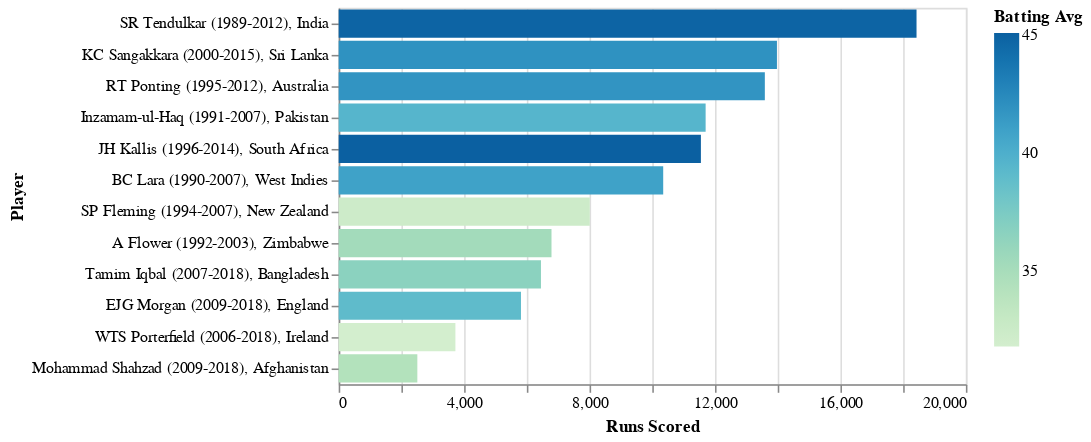

This figure's notebook cell:
### Code cell
country_top_scorers_chart

### Figure 1 — Vega-Lite specification as saved in the notebook (floating-point values rounded to 4 significant figures)
{"config": {"background": "white", "view": {"continuousWidth": 400, "continuousHeight": 300}, "axis": {"labelLimit": 300}}, "data": {"name": "data-e579cd68052fbec6665ba055c55a17a0"}, "mark": "bar", "encoding": {"color": {"type": "quantitative", "field": "Batting Avg", "scale": {"scheme": "greenblue"}}, "x": {"type": "quantitative", "field": "Runs Scored"}, "y": {"type": "nominal", "field": "Labels", "sort": {"field": "Runs Scored", "op": "sum", "order": "descending"}, "title": "Player"}}, "$schema": "https://vega.github.io/schema/vega-lite/v4.8.1.json", "datasets": {"data-e579cd68052fbec6665ba055c55a17a0": [{"Player": "EJG Morgan (2009-2018)", "Career Span": "2009-2018", "Career Start": 2009, "Career End": 2018, "Matches Played": 189, "Innings Batted": 176.0, "Not Outs": 27.0, "Runs Scored": 5813.0, "Highest Innings Score": "124*", "Highest Innings Score Num": "124", "Batting Avg": 39.01, "Balls Faced": 6310.0, "Batting Strike Rate": 92.12, "Hundreds Scored": 10.0, "Scores Of Fifty Or More": 36.0, "Ducks Scored": 11.0, "Country": "England", "Player Count": 1, "5000+ Runs Scored": 1, "40+ Batting Avg": 0, "90+ Batting Strike Rate": 1, "Labels": "EJG Morgan (2009-2018), England"}, {"Player": "RT Ponting (1995-2012)", "Career Span": "1995-2012", "Career Start": 1995, "Career End": 2012, "Matches Played": 374, "Innings Batted": 364.0, "Not Outs": 39.0, "Runs Scored": 13590.0, "Highest Innings Score": "164", "Highest Innings Score Num": "164", "Batting Avg": 41.81, "Balls Faced": 16940.0, "Batting Strike Rate": 80.19, "Hundreds Scored": 29.0, "Scores Of Fifty Or More": 82.0, "Ducks Scored": 20.0, "Country": "Australia", "Player Count": 1, "5000+ Runs Scored": 1, "40+ Batting Avg": 1, "90+ Batting Strike Rate": 0, "Labels": "RT Ponting (1995-2012), Australia"}, {"Player": "JH Kallis (1996-2014)", "Career Span": "1996-2014", "Career Start": 1996, "Career End": 2014, "Matches Played": 323, "Innings Batted": 309.0, "Not Outs": 53.0, "Runs Scored": 11550.0, "Highest Innings Score": "139", "Highest Innings Score Num": "139", "Batting Avg": 45.11, "Balls Faced": 15790.0, "Batting Strike Rate": 73.13, "Hundreds Scored": 17.0, "Scores Of Fifty Or More": 86.0, "Ducks Scored": 17.0, "Country": "South Africa", "Player Count": 1, "5000+ Runs Scored": 1, "40+ Batting Avg": 1, "90+ Batting Strike Rate": 0, "Labels": "JH Kallis (1996-2014), South Africa"}, {"Player": "BC Lara (1990-2007)", "Career Span": "1990-2007", "Career Start": 1990, "Career End": 2007, "Matches Played": 295, "Innings Batted": 285.0, "Not Outs": 32.0, "Runs Scored": 10350.0, "Highest Innings Score": "169", "Highest Innings Score Num": "169", "Batting Avg": 40.9, "Balls Faced": 13000.0, "Batting Strike Rate": 79.62, "Hundreds Scored": 19.0, "Scores Of Fifty Or More": 62.0, "Ducks Scored": 14.0, "Country": "West Indies", "Player Count": 1, "5000+ Runs Scored": 1, "40+ Batting Avg": 1, "90+ Batting Strike Rate": 0, "Labels": "BC Lara (1990-2007), West Indies"}, {"Player": "SP Fleming (1994-2007)", "Career Span": "1994-2007", "Career Start": 1994, "Career End": 2007, "Matches Played": 279, "Innings Batted": 268.0, "Not Outs": 21.0, "Runs Scored": 8007.0, "Highest Innings Score": "134*", "Highest Innings Score Num": "134", "Batting Avg": 32.41, "Balls Faced": 11210.0, "Batting Strike Rate": 71.4, "Hundreds Scored": 8.0, "Scores Of Fifty Or More": 49.0, "Ducks Scored": 17.0, "Country": "New Zealand", "Player Count": 1, "5000+ Runs Scored": 1, "40+ Batting Avg": 0, "90+ Batting Strike Rate": 0, "Labels": "SP Fleming (1994-2007), New Zealand"}, {"Player": "SR Tendulkar (1989-2012)", "Career Span": "1989-2012", "Career Start": 1989, "Career End": 2012, "Matches Played": 463, "Innings Batted": 452.0, "Not Outs": 41.0, "Runs Scored": 18430.0, "Highest Innings Score": "200*", "Highest Innings Score Num": "200", "Batting Avg": 44.83, "Balls Faced": 21370.0, "Batting Strike Rate": 86.23, "Hundreds Scored": 49.0, "Scores Of Fifty Or More": 96.0, "Ducks Scored": 20.0, "Country": "India", "Player Count": 1, "5000+ Runs Scored": 1, "40+ Batting Avg": 1, "90+ Batting Strike Rate": 0, "Labels": "SR Tendulkar (1989-2012), India"}, {"Player": "Inzamam-ul-Haq (1991-2007)", "Career Span": "1991-2007", "Career Start": 1991, "Career End": 2007, "Matches Played": 375, "Innings Batted": 348.0, "Not Outs": 52.0, "Runs Scored": 11700.0, "Highest Innings Score": "137*", "Highest Innings Score Num": "137", "Batting Avg": 39.53, "Balls Faced": 15770.0, "Batting Strike Rate": 74.2, "Hundreds Scored": 10.0, "Scores Of Fifty Or More": 83.0, "Ducks Scored": 20.0, "Country": "Pakistan", "Player Count": 1, "5000+ Runs Scored": 1, "40+ Batting Avg": 0, "90+ Batting Strike Rate": 0, "Labels": "Inzamam-ul-Haq (1991-2007), Pakistan"}, {"Player": "KC Sangakkara (2000-2015)", "Career Span": "2000-2015", "Career Start": 2000, "Career End": 2015, "Matches Played": 397, "Innings Batted": 373.0, "Not Outs": 40.0, "Runs Scored": 13980.0, "Highest Innings Score": "169", "Highest Innings Score Num": "169", "Batting Avg": 41.96, "Balls Faced": 17720.0, "Batting Strike Rate": 78.88, "Hundreds Scored": 25.0, "Scores Of Fifty Or More": 90.0, "Ducks Scored": 15.0, "Country": "Sri Lanka", "Player Count": 1, "5000+ Runs Scored": 1, "40+ Batting Avg": 1, "90+ Batting Strike Rate": 0, "Labels": "KC Sangakkara (2000-2015), Sri Lanka"}, {"Player": "A Flower (1992-2003)", "Career Span": "1992-2003", "Career Start": 1992, "Career End": 2003, "Matches Played": 213, "Innings Batted": 208.0, "Not Outs": 16.0, "Runs Scored": 6786.0, "Highest Innings Score": "145", "Highest Innings Score Num": "145", "Batting Avg": 35.34, "Balls Faced": 9097.0, "Batting Strike Rate": 74.59, "Hundreds Scored": 4.0, "Scores Of Fifty Or More": 55.0, "Ducks Scored": 13.0, "Country": "Zimbabwe", "Player Count": 1, "5000+ Runs Scored": 1, "40+ Batting Avg": 0, "90+ Batting Strike Rate": 0, "Labels": "A Flower (1992-2003), Zimbabwe"}, {"Player": "Tamim Iqbal (2007-2018)", "Career Span": "2007-2018", "Career Start": 2007, "Career End": 2018, "Matches Played": 186, "Innings Batted": 184.0, "Not Outs": 8.0, "Runs Scored": 6450.0, "Highest Innings Score": "154", "Highest Innings Score Num": "154", "Batting Avg": 36.64, "Balls Faced": 8254.0, "Batting Strike Rate": 78.14, "Hundreds Scored": 11.0, "Scores Of Fifty Or More": 44.0, "Ducks Scored": 16.0, "Country": "Bangladesh", "Player Count": 1, "5000+ Runs Scored": 1, "40+ Batting Avg": 0, "90+ Batting Strike Rate": 0, "Labels": "Tamim Iqbal (2007-2018), Bangladesh"}, {"Player": "WTS Porterfield (2006-2018)", "Career Span": "2006-2018", "Career Start": 2006, "Career End": 2018, "Matches Played": 122, "Innings Batted": 120.0, "Not Outs": 3.0, "Runs Scored": 3722.0, "Highest Innings Score": "139", "Highest Innings Score Num": "139", "Batting Avg": 31.81, "Balls Faced": 5356.0, "Batting Strike Rate": 69.49, "Hundreds Scored": 11.0, "Scores Of Fifty Or More": 15.0, "Ducks Scored": 9.0, "Country": "Ireland", "Player Count": 1, "5000+ Runs Scored": 0, "40+ Batting Avg": 0, "90+ Batting Strike Rate": 0, "Labels": "WTS Porterfield (2006-2018), Ireland"}, {"Player": "Mohammad Shahzad (2009-2018)", "Career Span": "2009-2018", "Career Start": 2009, "Career End": 2018, "Matches Played": 76, "Innings Batted": 76.0, "Not Outs": 3.0, "Runs Scored": 2508.0, "Highest Innings Score": "131*", "Highest Innings Score Num": "131", "Batting Avg": 34.35, "Balls Faced": 2826.0, "Batting Strike Rate": 88.74, "Hundreds Scored": 5.0, "Scores Of Fifty Or More": 13.0, "Ducks Scored": 3.0, "Country": "Afghanistan", "Player Count": 1, "5000+ Runs Scored": 0, "40+ Batting Avg": 0, "90+ Batting Strike Rate": 0, "Labels": "Mohammad Shahzad (2009-2018), Afghanistan"}]}}
